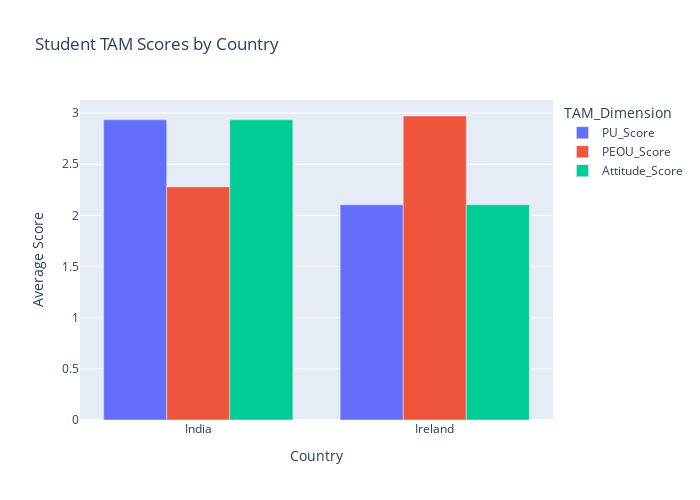
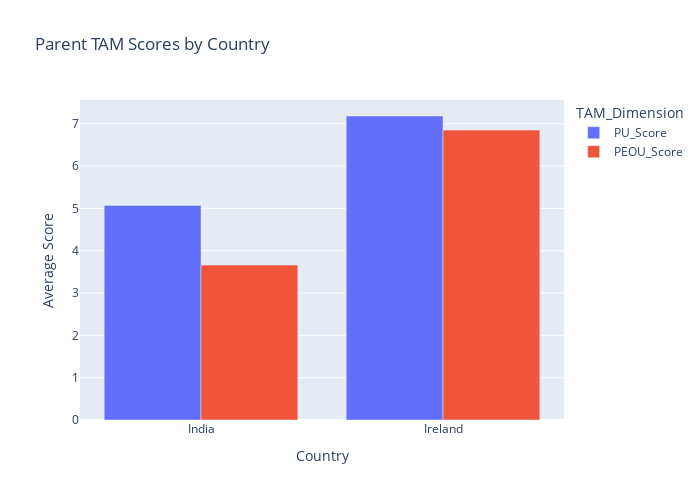

These figures' notebook cell, in order:
### Code cell
## TAM Comparison Chart
# Visualize average TAM scores for students and parents by country.
# Students comparison
student_means = students_combined.groupby('Country')[['PU_Score', 'PEOU_Score', 'Attitude_Score']].mean().reset_index()
student_melted = pd.melt(student_means, id_vars=['Country'], value_vars=['PU_Score', 'PEOU_Score', 'Attitude_Score'], 
                         var_name='TAM_Dimension', value_name='Score')
fig = px.bar(student_melted, x='Country', y='Score', color='TAM_Dimension', barmode='group',
             title='Student TAM Scores by Country', labels={'Score': 'Average Score'})
fig.update_layout(yaxis=dict(autorange=True), height=500, width=700)
fig.show()

# Parents comparison
parent_means = parents_combined.groupby('Country')[['PU_Score', 'PEOU_Score']].mean().reset_index()
parent_melted = pd.melt(parent_means, id_vars=['Country'], value_vars=['PU_Score', 'PEOU_Score'],
                        var_name='TAM_Dimension', value_name='Score')
fig = px.bar(parent_melted, x='Country', y='Score', color='TAM_Dimension', barmode='group',
             title='Parent TAM Scores by Country', labels={'Score': 'Average Score'})
fig.update_layout(yaxis=dict(autorange=True), height=500, width=700)
fig.show()

### Figure 1 — Plotly figure (JSON) as saved in the notebook; plotly's stock layout.template omitted (floating-point values rounded to 4 significant figures)
{"data": [{"alignmentgroup": "True", "hovertemplate": "TAM_Dimension=PU_Score<br>Country=%{x}<br>Average Score=%{y}<extra></extra>", "legendgroup": "PU_Score", "marker": {"color": "#636efa", "pattern": {"shape": ""}}, "name": "PU_Score", "offsetgroup": "PU_Score", "orientation": "v", "showlegend": true, "textposition": "auto", "type": "bar", "x": ["India", "Ireland"], "xaxis": "x", "y": [2.933, 2.103], "yaxis": "y"}, {"alignmentgroup": "True", "hovertemplate": "TAM_Dimension=PEOU_Score<br>Country=%{x}<br>Average Score=%{y}<extra></extra>", "legendgroup": "PEOU_Score", "marker": {"color": "#EF553B", "pattern": {"shape": ""}}, "name": "PEOU_Score", "offsetgroup": "PEOU_Score", "orientation": "v", "showlegend": true, "textposition": "auto", "type": "bar", "x": ["India", "Ireland"], "xaxis": "x", "y": [2.278, 2.971], "yaxis": "y"}, {"alignmentgroup": "True", "hovertemplate": "TAM_Dimension=Attitude_Score<br>Country=%{x}<br>Average Score=%{y}<extra></extra>", "legendgroup": "Attitude_Score", "marker": {"color": "#00cc96", "pattern": {"shape": ""}}, "name": "Attitude_Score", "offsetgroup": "Attitude_Score", "orientation": "v", "showlegend": true, "textposition": "auto", "type": "bar", "x": ["India", "Ireland"], "xaxis": "x", "y": [2.933, 2.103], "yaxis": "y"}], "layout": {"barmode": "group", "height": 500, "legend": {"title": {"text": "TAM_Dimension"}, "tracegroupgap": 0}, "title": {"text": "Student TAM Scores by Country"}, "width": 700, "xaxis": {"anchor": "y", "domain": [0, 1], "title": {"text": "Country"}}, "yaxis": {"anchor": "x", "autorange": true, "domain": [0, 1], "title": {"text": "Average Score"}}}}

### Figure 2 — Plotly figure (JSON) as saved in the notebook; plotly's stock layout.template omitted (floating-point values rounded to 4 significant figures)
{"data": [{"alignmentgroup": "True", "hovertemplate": "TAM_Dimension=PU_Score<br>Country=%{x}<br>Average Score=%{y}<extra></extra>", "legendgroup": "PU_Score", "marker": {"color": "#636efa", "pattern": {"shape": ""}}, "name": "PU_Score", "offsetgroup": "PU_Score", "orientation": "v", "showlegend": true, "textposition": "auto", "type": "bar", "x": ["India", "Ireland"], "xaxis": "x", "y": [5.068, 7.182], "yaxis": "y"}, {"alignmentgroup": "True", "hovertemplate": "TAM_Dimension=PEOU_Score<br>Country=%{x}<br>Average Score=%{y}<extra></extra>", "legendgroup": "PEOU_Score", "marker": {"color": "#EF553B", "pattern": {"shape": ""}}, "name": "PEOU_Score", "offsetgroup": "PEOU_Score", "orientation": "v", "showlegend": true, "textposition": "auto", "type": "bar", "x": ["India", "Ireland"], "xaxis": "x", "y": [3.659, 6.848], "yaxis": "y"}], "layout": {"barmode": "group", "height": 500, "legend": {"title": {"text": "TAM_Dimension"}, "tracegroupgap": 0}, "title": {"text": "Parent TAM Scores by Country"}, "width": 700, "xaxis": {"anchor": "y", "domain": [0, 1], "title": {"text": "Country"}}, "yaxis": {"anchor": "x", "autorange": true, "domain": [0, 1], "title": {"text": "Average Score"}}}}
